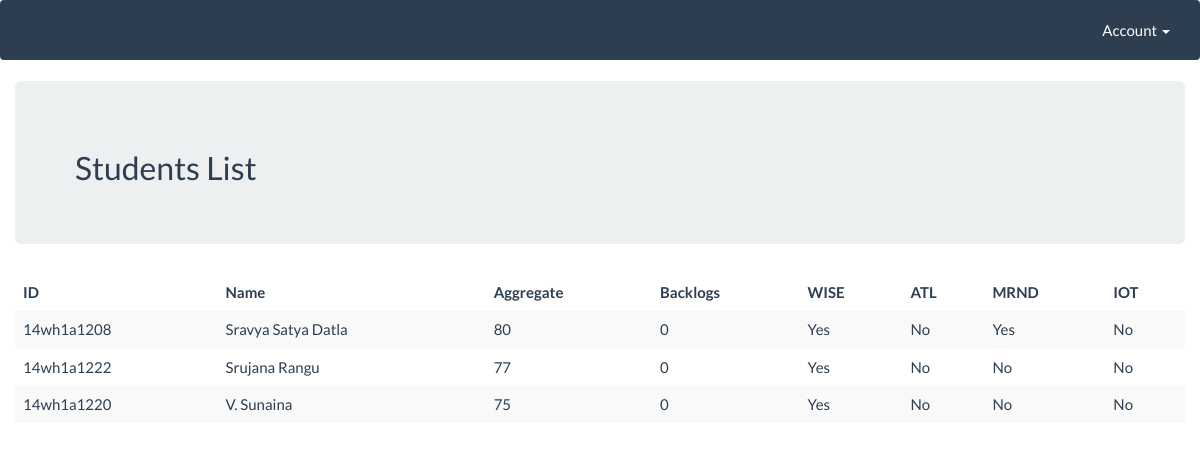
The app's page /students/ (signed in) with its own data.
### log/models.py (models this page shows)
class StudentInfo(models.Model):
   username = models.CharField(max_length=100)
   percentage = models.IntegerField()
   name = models.CharField(max_length=150)
   backlogs = models.IntegerField()
   wise = models.IntegerField(default = 0)
   atl = models.IntegerField(default = 0)
   mrnd = models.IntegerField(default = 0)
   iot = models.IntegerField(default = 0)

### log/views.py (the view)
# urls.py: url(r'^students/$', views.students ,name='students'),
@login_required(login_url="login/")
def students(request):
   studs = StudentInfo.objects.all()
   print studs
   return TemplateResponse(request,"students.html",{"studs": studs})

### templates/students.html
{% extends 'base.html' %}
{% block content %}
<div class="container">
    <div class="row">
        <div class="jumbotron">
            <h2>Students List </h2>
        </div>
    </div>
</div>
<div class="container">
    <div class="row">
<div class="table-responsive">
<table id="myTable" class="table table-striped"  width="100%"  >
     <thead>
          <tr>
            <th data-sortable="true">ID</th>
            <th data-sortable="true">Name</th>
            <th data-sortable="true">Aggregate</th>
            <th data-sortable="true">Backlogs</th>
			<th data-sortable="true">WISE</th>
            <th data-sortable="true">ATL</th>
			<th data-sortable="true">MRND</th>
			<th data-sortable="true">IOT</th>
		  </tr>
        </thead>
        <tbody>
          {% for student in studs %}
		     <tr>
			     <td> {{ student.username }} </td>
				 <td> {{ student.name }} </td>
				 <td> {{ student.percentage }} </td>
				 <td> {{ student.backlogs }} </td>
				 {% if student.wise == 1 %}
				 <td> Yes </td>
				  {% else %}
				     <td> No </td>
			     {% endif %}
				 {% if student.atl == 1 %}
				 <td> Yes </td>
				  {% else %}
				     <td> No </td>
			     {% endif %}
				 {% if student.mrnd == 1 %}
				 <td> Yes </td>
				  {% else %}
				     <td> No </td>
			     {% endif %}
				 {% if student.iot == 1 %}
				 <td> Yes </td>
				  {% else %}
				     <td> No </td>
			     {% endif %}
			 </tr>
		  {% endfor %}
		 </tbody>
	</table>
</div>
</div>
</div>
{% endblock %}

### templates/base.html (shortened to what this page needs)
{% load staticfiles %}
<!DOCTYPE html>
<html>
    <head>
                 <link rel="stylesheet" href="http://cdn.datatables.net/1.10.2/css/jquery.dataTables.min.css">
				<link href="{% static 'css/bootstrap.min.css' %}" rel="stylesheet">
                </head>
                <body>
                    <nav class="navbar navbar-default">
                        <div class="container-fluid">
                            <div class="collapse navbar-collapse" id="bs-example-navbar-collapse-1">
                                <ul class="nav navbar-nav navbar-right">
                                    <li class="dropdown">
                                        <a href="#" class="dropdown-toggle" data-toggle="dropdown" role="button" aria-expanded="false">Account
                                            <span class="caret"></span>
                                        </a>
                                    </li>
                                </ul>
                            </div>
                        </div>
                    </nav>
                {% block content %}
                {% endblock %}
            </body>
        </html>

### records on screen
StudentInfo: username "14wh1a1208", name "Sravya Satya Datla", percentage "80", backlogs "0", wise "Yes", atl "No", mrnd "Yes", iot "No"
StudentInfo: username "14wh1a1222", name "Srujana Rangu", percentage "77", backlogs "0", wise "Yes", atl "No", mrnd "No", iot "No"
StudentInfo: username "14wh1a1220", name "V. Sunaina", percentage "75", backlogs "0", wise "Yes", atl "No", mrnd "No", iot "No"
